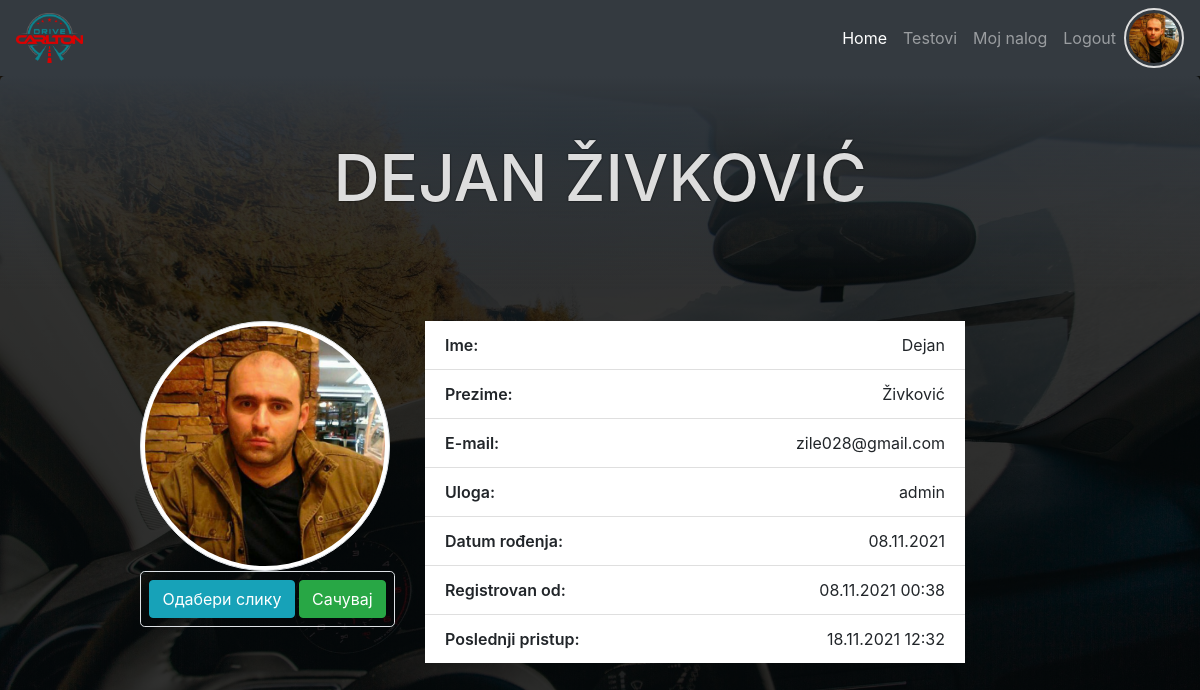
Screenshot of /user.php (signed in) with the database file from the repository.
### tables this page shows
CREATE TABLE `users` (
  `id` int(11) NOT NULL,
  `first_name` varchar(50) NOT NULL,
  `last_name` varchar(50) NOT NULL,
  `date_birth` date NOT NULL,
  `email` varchar(50) NOT NULL,
  `password` varchar(60) NOT NULL,
  `created_at` timestamp NOT NULL DEFAULT CURRENT_TIMESTAMP,
  `last_login` timestamp NOT NULL DEFAULT CURRENT_TIMESTAMP,
  `profil_img` varchar(60) DEFAULT NULL,
  `role_id` int(11) DEFAULT NULL
);

CREATE TABLE `roles` (
  `id` int(11) NOT NULL,
  `role` varchar(30) NOT NULL,
  `description` varchar(255) NOT NULL
);

### user.php (called while the page is built, shortened)
<?php
require_once "core/init.php";
$user_info = $User->selectSingleJoin(
    ["users", "roles"],
    "role_id",
    ["id" => $_SESSION["id"]]
);
require_once ROOT . "/view/user.view.php";

### core/init.php (called while the page is built, shortened)
<?php
require_once "function.php";
require_once "classes/Conection.php";
require_once "classes/QueryBuilder.php";
require_once "classes/User.php";
$database = $conn_config["home_desktop"];
$User         = new User($database);

### core/classes/User.php (called while the page is built, shortened)
<?php
class User extends QueryBuilder
{
    public function isLoged()
    {
        if (isset($_SESSION["id"])) {
            return false;
        } else {
            return true;
        }
    }
}

### core/classes/QueryBuilder.php (called while the page is built, shortened)
<?php
class QueryBuilder extends Connection
{
    public function selectSingleJoin(array $table, String $join_on, $criteria)
    {
        $key = key($criteria);
        $sql = "SELECT
                {$table[0]}.*, {$table[0]}.id {$table[0]}_id, {$table[1]}.*
                FROM {$table[0]}
                JOIN {$table[1]}
                ON {$table[0]}.{$join_on} = {$table[1]}.id
                WHERE {$table[0]}.{$key} = :{$key}";
        $qry = $this->db->prepare($sql);
        $qry->execute($criteria);
        $result = $qry->fetch(PDO::FETCH_OBJ);
        return $result;
    }
}

### core/classes/Conection.php (called while the page is built, shortened)
<?php
class Connection
{
    public function __construct($database)
    {
        try {
            $this->db = new PDO("mysql:host={$database['host']};dbname={$database['dbname']}", $database["user"], $database["password"]);
        } catch (PDOException $err) {
            die("Doslo je do greske. Nije moguce konektovati se sa bazom - " . $err->getMessage());
        }
    }
}

### core/function.php (called while the page is built, shortened)
<?php
function displayDate($arg){
    return date("d.m.Y",strtotime($arg));
}
function displayDateTime($arg){
    return date("d.m.Y H:i",strtotime($arg));
}

### view/user.view.php (the view, shortened to what this page needs)
<?php
require ROOT . "/include/top.php";
require ROOT . "/include/main_nav.php";
?>
<header class="jumbotron text-center">
    <h1><?php echo "{$user_info->first_name} {$user_info->last_name}"; ?></h1>
</header>
<section class="container">
    <article class="row">
        <div class="col-md-3 offset-md-1">
            <?php if($user_info->profil_img): ?>
            <img id="profil" src="upload/<?php echo $user_info->profil_img; ?>" class="img-thumbnail rounded-circle"
                alt="">
            <?php else: ?>
            <img id="profil" src="asset/logo.png" class="img-thumbnail rounded-circle" alt="">
            <?php endif; ?>
            <form class="border text-center rounded-lg" action="user.php" method="POST" enctype="multipart/form-data">
                <label class="btn btn-info my-2" for="file-img">Одабери слику</label>
                <button type="submit" class="btn btn-success my-2" name="save_img">Сачувај</button>
            </form>
        </div>
        <div class="col-md-6">
            <ul class="list-group list-group-flush">
                <li class="list-group-item"><span>Ime:</span>
                    <p><?php echo $user_info->first_name; ?></p>
                </li>
                <li class="list-group-item"><span>Prezime:</span>
                    <p><?php echo $user_info->last_name; ?></p>
                </li>
                <li class="list-group-item"><span>E-mail:</span>
                    <p><?php echo $user_info->email; ?></p>
                </li>
                <li class="list-group-item"><span>Uloga:</span>
                    <p><?php echo $user_info->role; ?></p>
                </li>
                <li class="list-group-item"><span>Datum
                        rođenja:</span>
                    <p><?php echo displayDate($user_info->date_birth); ?></p>
                </li>
                <li class="list-group-item"><span>Registrovan
                        od:</span>
                    <p><?php echo displayDateTime($user_info->created_at); ?></p>
                </li>
                <li class="list-group-item"><span>Poslednji
                        pristup:</span>
                    <p><?php echo displayDateTime($user_info->last_login); ?></p>
                </li>
            </ul>
        </div>
    </article>
</section>
<?php
require ROOT . "/include/bottom.php";
?>

### include/main_nav.php (shortened to what this page needs)
<nav class="navbar navbar-expand-lg navbar-dark bg-dark">
    <a class="navbar-brand" href="<?php echo ROOT_DIR; ?>"><img class="img-fluid" src="asset/logo-sm.png" alt=""></a>
    <div class="collapse navbar-collapse" id="navbarNav">
        <ul class="navbar-nav ml-auto">
            <li class="nav-item active">
                <a class="nav-link" href="<?php echo ROOT_DIR; ?>">Home</a>
            </li>
            <li class="nav-item">
                <a class="nav-link" href="<?php echo ROOT_DIR; ?>/testovi.php">Testovi</a>
            </li>
            <?php if($User->isLoged()): ?>
            <li class="nav-item">
                <a class="nav-link" href="login_register.php">Login / Register</a>
            </li>
            <?php else: ?>
            <li class="nav-item">
                <a class="nav-link" href="user.php">Moj nalog</a>
            </li>
            <li class="nav-item">
                <a class="nav-link" href="logout.php">Logout</a>
            </li>
            <?php endif; ?>
        </ul>
        <?php if(!$User->isLoged()): ?>
        <div class="loged-profil">
            <img src="<?php echo ROOT_DIR . TARGET_DIR . ($user_info->profil_img ?:"../asset/logo-sm.png"); ?>" alt="">
        </div>
        <?php endif; ?>
    </div>
</nav>

### css/style.css (style rules this page uses)
* { margin: 0; padding: 0; box-sizing: border-box; }
body { background: linear-gradient(rgba(0, 0, 0, 0.8), rgba(0, 0, 0, 0.8)), url(../asset/bg.jpg); background-position: center top; background-size: cover; background-attachment: fixed; }
.jumbotron { background: linear-gradient(to bottom, rgba(52, 58, 64, 1), rgba(0, 0, 0, 0)); color: #ddd; }
h1 { text-transform: uppercase; font-size: 4rem; }
h1, h1 + * { text-shadow: 0 0 2px #000; }
.navbar-brand img, .loged-profil img { height: 50px; }
ul li span { font-weight: 600; margin-right: 10px; }
ul li span + * { margin: 0; float: right; }
.img-thumbnail { height: 250px; width: 250px; }
.loged-profil img { border: 2px solid #ddd; padding: 3px; border-radius: 50%; width: 60px; height: 60px; object-fit: cover; }

### rows the page displays
users: profil_img (picture), first_name "DEJAN", last_name "ŽIVKOVIĆ", first_name "Dejan", last_name "Živković", email "zile028@gmail.com", role.role "admin", date_birth "08.11.2021", created_at "08.11.2021 00:38", last_login "18.11.2021 12:32"
